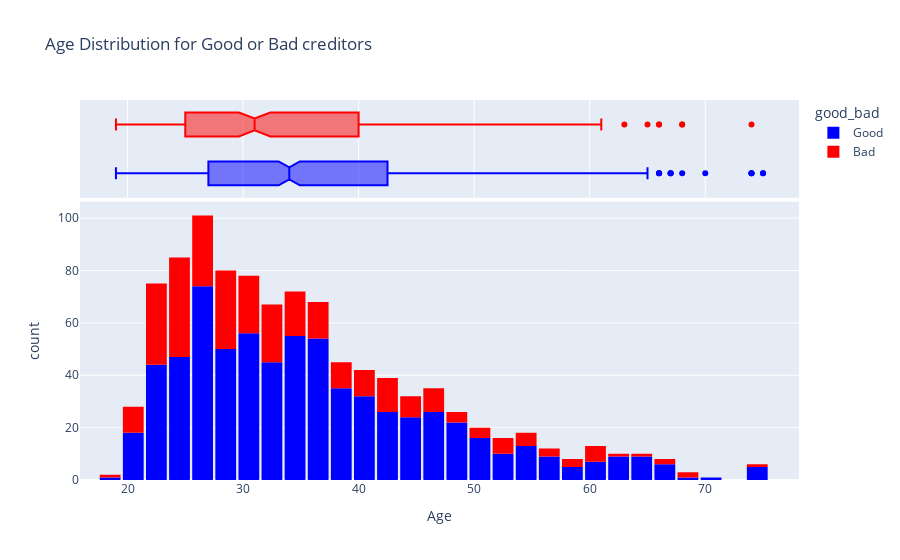

The notebook cell saved with this chart:
### Code cell
fig = px.histogram(df_credit, 
                   x='Age', 
                   marginal='box', 
                   color='good_bad', 
                   color_discrete_sequence=['blue', 'red'], 
                   title='Age Distribution for Good or Bad creditors')
fig.update_layout(bargap=0.1)
fig.show()

### Figure 1 — Plotly figure (JSON) as saved in the notebook; plotly's stock layout.template omitted (floating-point values rounded to 4 significant figures; data arrays with more than 128 entries replaced by an {"elided": "..."} marker saying what was removed)
{"data": [{"alignmentgroup": "True", "bingroup": "x", "hovertemplate": "good_bad=Good<br>Age=%{x}<br>count=%{y}<extra></extra>", "legendgroup": "Good", "marker": {"color": "blue", "pattern": {"shape": ""}}, "name": "Good", "offsetgroup": "Good", "orientation": "v", "showlegend": true, "type": "histogram", "x": {"elided": "700 int values"}, "xaxis": "x", "yaxis": "y"}, {"alignmentgroup": "True", "hovertemplate": "good_bad=Good<br>Age=%{x}<extra></extra>", "legendgroup": "Good", "marker": {"color": "blue"}, "name": "Good", "notched": true, "offsetgroup": "Good", "showlegend": false, "type": "box", "x": {"elided": "700 int values"}, "xaxis": "x2", "yaxis": "y2"}, {"alignmentgroup": "True", "bingroup": "x", "hovertemplate": "good_bad=Bad<br>Age=%{x}<br>count=%{y}<extra></extra>", "legendgroup": "Bad", "marker": {"color": "red", "pattern": {"shape": ""}}, "name": "Bad", "offsetgroup": "Bad", "orientation": "v", "showlegend": true, "type": "histogram", "x": {"elided": "300 int values"}, "xaxis": "x", "yaxis": "y"}, {"alignmentgroup": "True", "hovertemplate": "good_bad=Bad<br>Age=%{x}<extra></extra>", "legendgroup": "Bad", "marker": {"color": "red"}, "name": "Bad", "notched": true, "offsetgroup": "Bad", "showlegend": false, "type": "box", "x": {"elided": "300 int values"}, "xaxis": "x2", "yaxis": "y2"}], "layout": {"autosize": true, "bargap": 0.1, "barmode": "relative", "legend": {"title": {"text": "good_bad"}, "tracegroupgap": 0}, "title": {"text": "Age Distribution for Good or Bad creditors"}, "xaxis": {"anchor": "y", "autorange": true, "domain": [0, 1], "range": [15.89, 78.11], "title": {"text": "Age"}, "type": "linear"}, "xaxis2": {"anchor": "y2", "autorange": true, "domain": [0, 1], "matches": "x", "range": [15.89, 78.11], "showgrid": true, "showticklabels": false, "type": "linear"}, "yaxis": {"anchor": "x", "autorange": true, "domain": [0, 0.7326], "range": [0, 106.3], "title": {"text": "count"}}, "yaxis2": {"anchor": "x2", "autorange": true, "domain": [0.7426, 1], "matches": "y2", "range": [-0.5, 1.5], "showgrid": false, "showline": false, "showticklabels": false, "ticks": "", "type": "category"}}}
